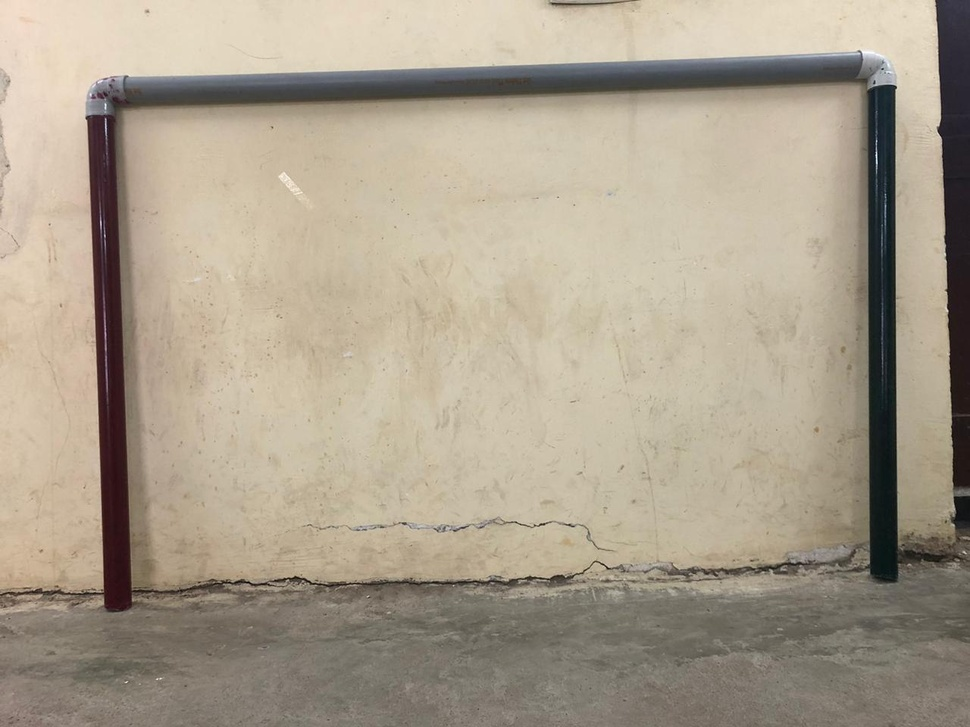
#> input picture opencv/motion/gate_1.jpeg, 970 x 727 px, shrunk from 1280 x 960 before the run
$ python test.py
#> lines starting #> are read from the running program, lines starting #| are printed output that depends on the picture
import cv2
import numpy as np

img = cv2.imread("gate_1.jpeg")
#> img is the input picture: shape (727, 970, 3); mean B, G, R 141.4, 159.2, 170.2
roi = img[50:1000, 50:1000]
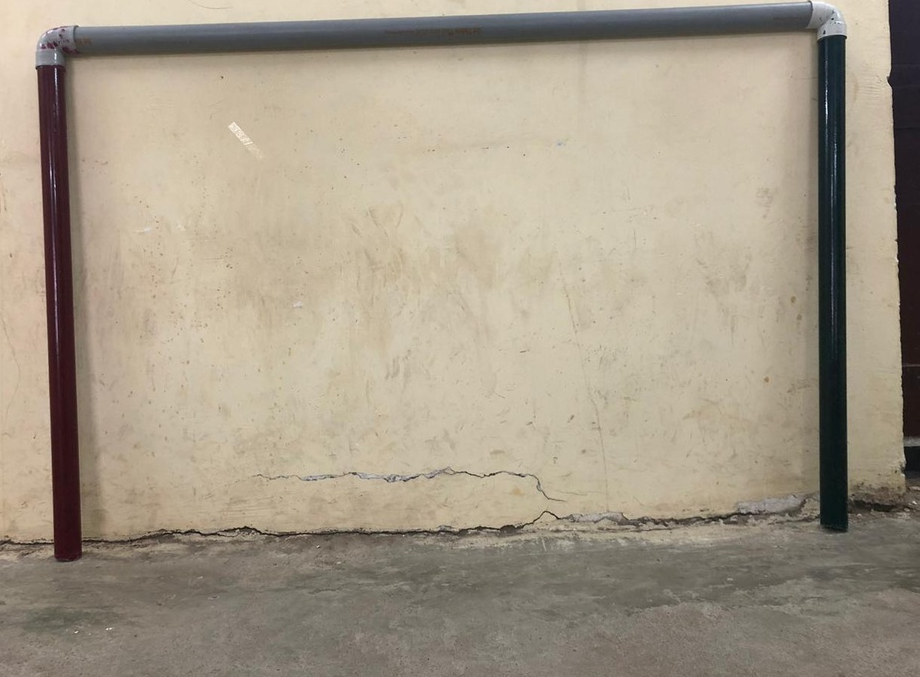
#> roi: shape (677, 920, 3); mean B, G, R 136.8, 154.3, 164.9

cv2.imshow("roi", roi)
cv2.waitKey()
